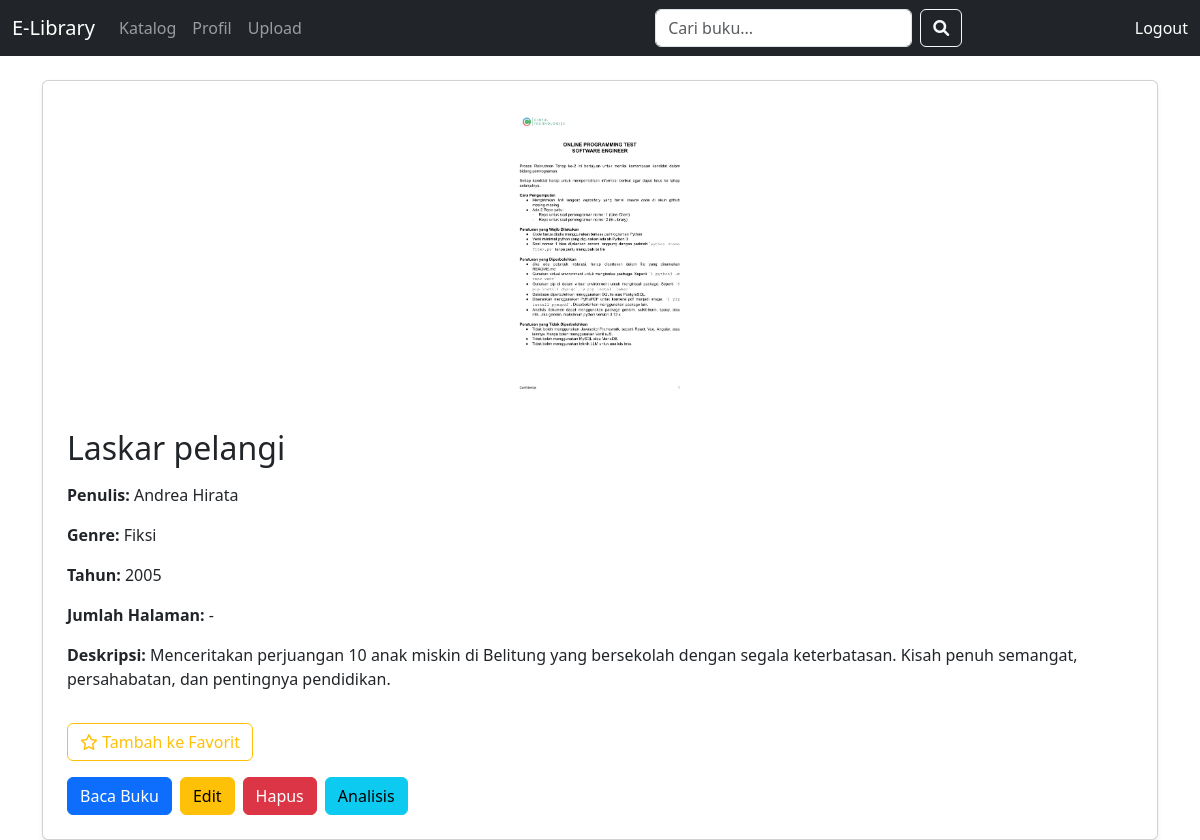
/books/book/7/ (signed in), run on the app's committed database.
### books/models.py (models this page shows, shortened)
class Book(models.Model):
    GENRE_CHOICES = [
        ("fiksi", "Fiksi"),
        ("komik", "Komik"),
        ("motivasi", "Motivasi"),
    ]
    title = models.CharField(max_length=200, verbose_name="Judul")
    description = models.TextField(verbose_name="Deskripsi", blank=True)
    author = models.CharField(max_length=100, verbose_name="Penulis", blank=True)
    year = models.IntegerField(verbose_name="Tahun Terbit", null=True, blank=True)
    genre = models.CharField(
        max_length=20,
        choices=GENRE_CHOICES,
        default="fiksi",
        verbose_name="Genre"
    )
    pages = models.IntegerField(verbose_name="Jumlah Halaman", null=True, blank=True)
    pdf = models.FileField(
        upload_to="books/pdfs/",
        verbose_name="File PDF",
        null=True,
        blank=True
    )
    cover = models.ImageField(
        upload_to="books/covers/",
        verbose_name="Cover Buku",
        null=True,
        blank=True,
        help_text="Upload cover buku (opsional)"
    )
    favorite = models.BooleanField(default=False, verbose_name="Favorit")
    uploaded_by = models.ForeignKey(
        User,
        on_delete=models.CASCADE,
        verbose_name="Diupload oleh",
        related_name="uploaded_books"
    )
    created_at = models.DateTimeField(default=timezone.now)
    updated_at = models.DateTimeField(default=timezone.now)
    def get_genre_display(self):
        return dict(self.GENRE_CHOICES).get(self.genre, self.genre)
    def get_converted_images_path(self):
        if self.pdf:
            return os.path.join(settings.MEDIA_ROOT, f"books/pages/{self.id}/")
        return None
    def has_converted_images(self):
        images_path = self.get_converted_images_path()
        if images_path and os.path.exists(images_path):
            return len(os.listdir(images_path)) > 0
        return False
    def get_first_page_image(self):
        if self.has_converted_images():
            return settings.MEDIA_URL+ f"books/pages/{self.id}/page_1.png"
        return None
    class Meta:
        verbose_name = "Buku"
        verbose_name_plural = "Buku"
        ordering = ['-created_at']
        indexes = [
            models.Index(fields=['title']),
            models.Index(fields=['author']),
            models.Index(fields=['genre']),
            models.Index(fields=['favorite']),
            models.Index(fields=['created_at']),
        ]

### books/views.py (the view)
# urls.py: path('book/<int:pk>/', book_detail, name='book_detail'),
@login_required
def book_detail(request, pk):
    book = get_object_or_404(Book, pk=pk)
    return render(request, "books/book_detail.html", {"book": book})

### books/templates/books/book_detail.html (shortened to what this page needs)
{% extends "base.html" %}
{% load static %}
{% block content %}
<div class="card p-4 shadow-sm">
    <div class="text-center mb-4">
        {% if book.cover %}
            <img src="{{ book.cover.url }}" alt="{{ book.title }}"
                 class="img-fluid rounded" style="max-height:300px;">
        {% elif book.get_first_page_image %}
            <img src="{{ book.get_first_page_image }}" alt="{{ book.title }}" class="img-fluid" style="max-height:300px;">
        {% else %}
            <img src="{% static 'img/no-cover.png' %}" alt="No Cover"
                 class="img-fluid rounded" style="max-height:300px; background:#f0f0f0;">
        {% endif %}
    </div>
    <h2 class="mb-3">{{ book.title }}</h2>
    <p><strong>Penulis:</strong> {{ book.author|default:"Tidak diketahui" }}</p>
    <p><strong>Genre:</strong> {{ book.get_genre_display }}</p>
    <p><strong>Tahun:</strong> {{ book.year|default:"-" }}</p>
    <p><strong>Jumlah Halaman:</strong> {{ book.pages|default:"-" }}</p>
    <p><strong>Deskripsi:</strong> {{ book.description|default:"-" }}</p>
    <form method="post" action="{% url 'toggle_favorite' book.pk %}" class="my-3">
        <button type="submit" class="btn btn-outline-warning">
            {% if book.favorite %}
                <i class="fas fa-star text-warning"></i> Hapus dari Favorit
            {% else %}
                <i class="far fa-star"></i> Tambah ke Favorit
            {% endif %}
        </button>
    </form>
    <div class="d-flex gap-2">
        {% if book.pdf %}
            <a href="{% url 'preview_book' book.pk 1 %}" target="_blank" class="btn btn-primary">Baca Buku</a>
        {% endif %}
        <a href="{% url 'edit_book' book.pk %}"
           class="btn btn-warning"
           onclick="return confirm('Yakin mau edit buku ini?')">
            Edit
        </a>
        <form method="post" action="{% url 'delete_book' book.pk %}" style="display:inline;">
            <button type="submit" class="btn btn-danger" onclick="return confirm('Yakin mau hapus buku ini?')">
                Hapus
            </button>
        </form>
        <a href="{% url 'analyze_book' book.pk %}" class="btn btn-info">Analisis</a>
    </div>
</div>
<link rel="stylesheet" href="https://cdnjs.cloudflare.com/ajax/libs/font-awesome/6.0.0/css/all.min.css">
{% endblock %}

### data on the page
Book: title "Laskar pelangi", author "Andrea Hirata", genre "Fiksi", year "2005", pages "-", description "Menceritakan perjuangan 10 anak miskin di Belitung yang bersekolah dengan segala keterbatasan. Kisah penuh semangat, persahabatan, dan pentingnya pendidikan."
